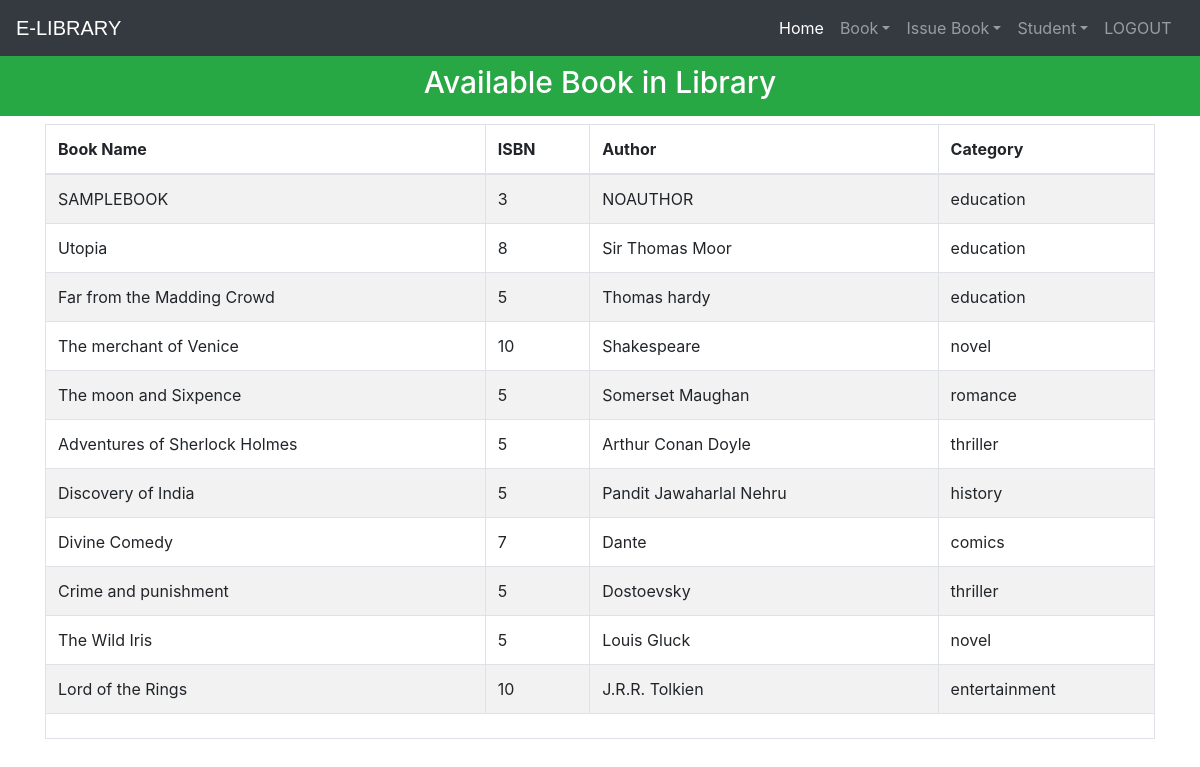
The app's page /viewbook (signed in) with its own data.
### library/models.py (models this page shows, shortened)
class Book(models.Model):
    catchoice= [
        ('education', 'Education'),
        ('entertainment', 'Entertainment'),
        ('comics', 'Comics'),
        ('biography', 'Biography'),
        ('history', 'History'),
        ('novel', 'Novel'),
        ('fantasy', 'Fantasy'),
        ('thriller', 'Thriller'),
        ('romance', 'Romance'),
        ('scifi','Sci-Fi')
        ]
    name=models.CharField(max_length=30)
    isbn=models.PositiveIntegerField()
    author=models.CharField(max_length=40)
    category=models.CharField(max_length=30,choices=catchoice,default='education')

### library/views.py (the view)
# urls.py: path('viewbook', views.viewbook_view),
@login_required(login_url='adminlogin')
@user_passes_test(is_admin)
def viewbook_view(request):
    books=models.Book.objects.all()
    return render(request,'library/viewbook.html',{'books':books})

### library/views.py (called while the page is built)
def is_admin(user):
    return user.groups.filter(name='ADMIN').exists()

### templates/library/viewbook.html (shortened to what this page needs)
<!DOCTYPE html>
<html lang="en" dir="ltr">
  <head>
  </head>
  <body>
    {% include "library/navbaradmin.html" %}
    <br>
    <br>
    <h3 class="p-3 mb-2 bg-success text-white" style = 'font-size: 30px;text-align:center;'>Available Book in Library</h3>
{% if books%}
<div class="container">
  <table class="table table-hover table-condensed table-striped table-bordered">
    <thead>
    <tr>
    <th>Book Name</th>
    <th>ISBN</th>
    <th>Author</th>
    <th>Category</th>
    </tr>
    </thead>
    <tfoot>
    <tr>
    <td colspan="4" rowspan="4">
    </td>
    </tr>
    </tfoot>
    <tbody>
      {% for book in books %}
        <tr>
          <td>{{book.name}}</td>
          <td>{{book.isbn}}</td>
          <td>{{book.author}}</td>
          <td>{{book.category}}</td>
        </tr>
      {% endfor %}
    </tbody>
    </table>
</div>
{%else%}
<h1>Have 0 book</h1>
{%endif%}
<br><br><br><br><br><br><br><br><br>
    {% include "library/footer.html" %}
  </body>
</html>

### templates/library/navbaradmin.html (shortened to what this page needs)
<!DOCTYPE html>
{% load static %}
<html lang="en">
<head>
<link rel="stylesheet" href="https://stackpath.bootstrapcdn.com/bootstrap/4.3.1/css/bootstrap.min.css">
<link rel="stylesheet" href="https://maxcdn.bootstrapcdn.com/font-awesome/4.7.0/css/font-awesome.min.css">
</head>
<body>
<div class="bs-example">
    <nav class="navbar navbar-expand-md bg-dark navbar-dark fixed-top">
        <a href="/" class="navbar-brand">E-LIBRARY</a>
        <div class="collapse navbar-collapse justify-content-between" id="navbarCollapse">
            <div class="navbar-nav">
              <a href="/" class="nav-item nav-link active">Home</a>
                <div class="nav-item dropdown">
                  <a href="#" class="nav-link dropdown-toggle" data-toggle="dropdown">Book</a>
                </div>
                <div class="nav-item dropdown">
                  <a href="#" class="nav-link dropdown-toggle" data-toggle="dropdown">Issue Book</a>
                </div>
                <div class="nav-item dropdown">
                  <a href="#" class="nav-link dropdown-toggle" data-toggle="dropdown">Student</a>
                </div>
                <a href="logout" class="nav-item nav-link">LOGOUT</a> &nbsp
            </div>
        </div>
    </nav>
</div>
</body>
</html>

### templates/library/footer.html (shortened to what this page needs)
<!DOCTYPE html>
<html>
<head>
</head>
</html>

### templates/library/navbaradmin.html (style rules this page uses)
.bs-example { margin: 0px; }
.navbar-brand { font-size: 20px; font-family: sans-serif; }

### records on screen
Book: name "SAMPLEBOOK", isbn "3", author "NOAUTHOR", category "education"
Book: name "Utopia", isbn "8", author "Sir Thomas Moor", category "education"
Book: name "Far from the Madding Crowd", isbn "5", author "Thomas hardy", category "education"
Book: name "The merchant of Venice", isbn "10", author "Shakespeare", category "novel"
Book: name "The moon and Sixpence", isbn "5", author "Somerset Maughan", category "romance"
Book: name "Adventures of Sherlock Holmes", isbn "5", author "Arthur Conan Doyle", category "thriller"
Book: name "Discovery of India", isbn "5", author "Pandit Jawaharlal Nehru", category "history"
Book: name "Divine Comedy", isbn "7", author "Dante", category "comics"
Book: name "Crime and punishment", isbn "5", author "Dostoevsky", category "thriller"
Book: name "The Wild Iris", isbn "5", author "Louis Gluck", category "novel"
Book: name "Lord of the Rings", isbn "10", author "J.R.R. Tolkien", category "entertainment"
